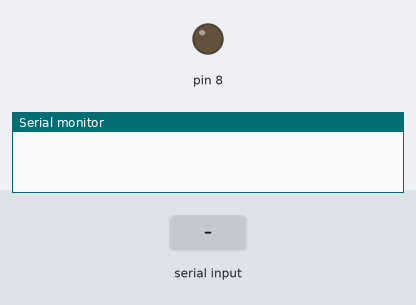
A sketch run on a simulated Arduino Uno, built with avr-gcc and run on an emulated ATmega328P. Parts: output pins drawn as LEDs (lit = HIGH), the last lines printed to the serial monitor. The test bench sets the inputs (shaded band).

Above: at 1.2 s.
1.3 s: "1\n" received over Serial
At 2.4 s:
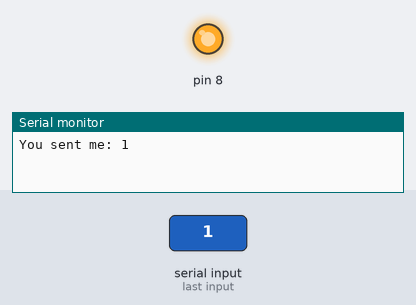
2.8 s: "2\n" received over Serial
At 3.5 s:
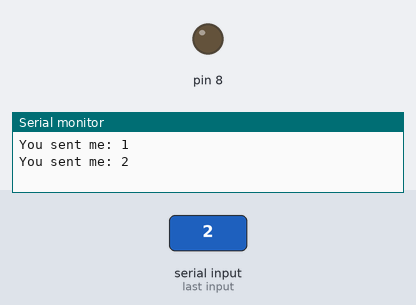
Timing chart, 0 to 5.8 s (numbered marks = the images above; inputs shaded):
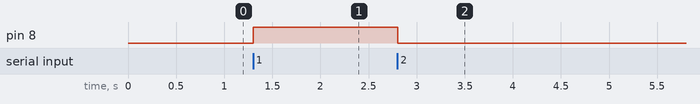

The sketch:

rpi_uno_serial.ino
```cpp
void setup() {
  pinMode(8,OUTPUT);
  Serial.begin(9600);
}
void loop() {
  if (Serial.available() > 0) {
    String data = Serial.readStringUntil('\n');
    Serial.print("You sent me: ");
    Serial.println(data);
    if(data == "1"){
     digitalWrite(8, HIGH);

    }
    if(data == "2"){
     digitalWrite(8, LOW);

    }
  }
}
```

Measured:
- after the input at 1.3 s, pin 8: LOW → HIGH at once
- after the input at 2.8 s, pin 8: HIGH → LOW at once
